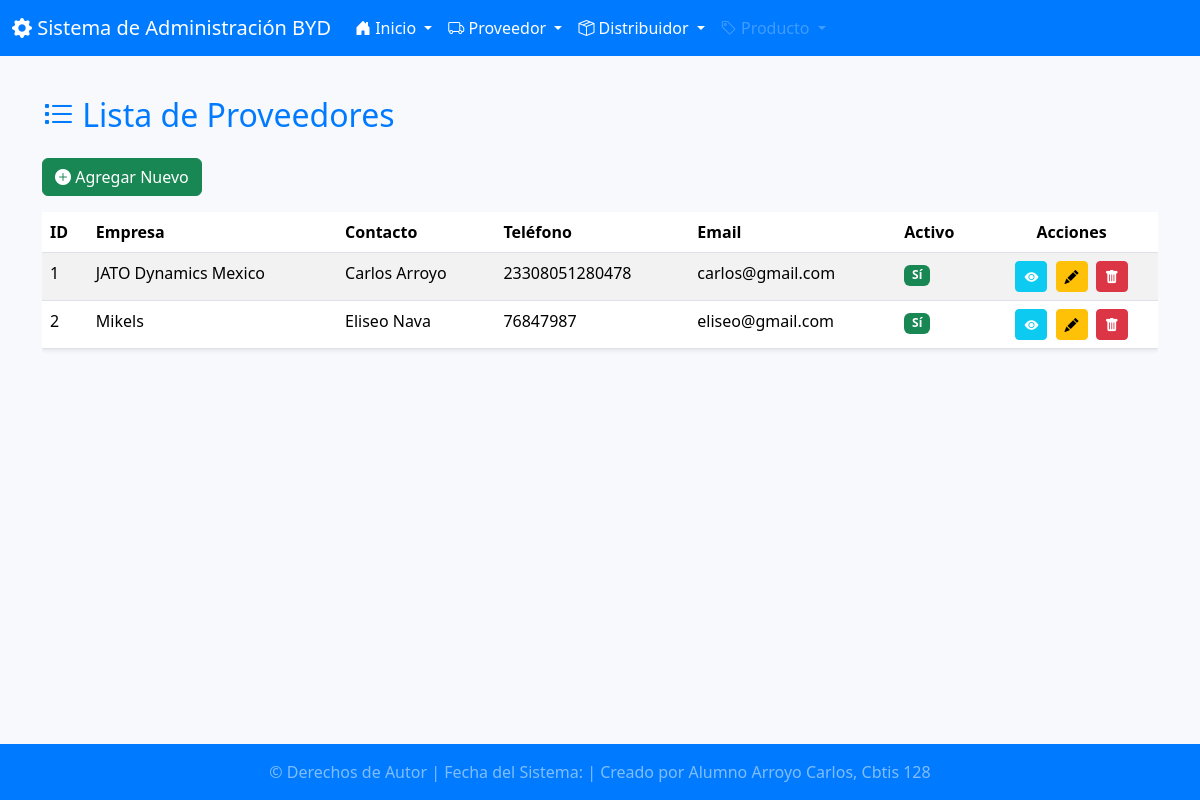
The page / on the database its author committed.
### app_Proveedor/models.py (models this page shows, shortened)
class Proveedor(models.Model):
    nombre_empresa = models.CharField(max_length=100, unique=True, verbose_name="Nombre de la Empresa")
    contacto_principal = models.CharField(max_length=100, verbose_name="Contacto Principal")
    telefono = models.CharField(max_length=15, blank=True, null=True)
    email = models.EmailField(unique=True)
    direccion = models.CharField(max_length=200, verbose_name="Dirección")
    fecha_registro = models.DateTimeField(auto_now_add=True, verbose_name="Fecha de Registro")
    activo = models.BooleanField(default=True)
    class Meta:
        verbose_name = "Proveedor"
        verbose_name_plural = "Proveedores"
        ordering = ['nombre_empresa']

### app_Proveedor/views.py (the view)
# urls.py: path('', views.inicio_proveedor, name='ver_proveedores'),
def inicio_proveedor(request):
    proveedores = Proveedor.objects.all().order_by('nombre_empresa')
    return render(request, 'proveedor/ver_proveedores.html', {'proveedores': proveedores})

### app_Proveedor/templates/proveedor/ver_proveedores.html (shortened to what this page needs)
{% extends "base.html" %}
{% block content %}
<h2 class="mb-4" style="color: #007bff;"><i class="bi bi-list-task"></i> Lista de Proveedores</h2>
<a href="{% url 'agregar_proveedor' %}" class="btn btn-success mb-3"><i class="bi bi-plus-circle-fill"></i> Agregar Nuevo</a>
{% if proveedores %}
<div class="table-responsive">
    <table class="table table-hover table-striped shadow-sm">
        <thead class="text-white" style="background-color: #007bff;">
            <tr>
                <th>ID</th>
                <th>Empresa</th>
                <th>Contacto</th>
                <th>Teléfono</th>
                <th>Email</th>
                <th>Activo</th>
                <th class="text-center">Acciones</th>
            </tr>
        </thead>
        <tbody>
            {% for p in proveedores %}
            <tr>
                <td>{{ p.id }}</td>
                <td>{{ p.nombre_empresa }}</td>
                <td>{{ p.contacto_principal }}</td>
                <td>{{ p.telefono|default_if_none:"N/A" }}</td>
                <td>{{ p.email }}</td>
                <td>
                    {% if p.activo %}
                        <span class="badge bg-success">Sí</span>
                    {% else %}
                        <span class="badge bg-danger">No</span>
                    {% endif %}
                </td>
                <td class="text-center">
                    <a href="{% url 'actualizar_proveedor' p.id %}" class="btn btn-sm btn-info text-white me-1" title="Ver/Editar"><i class="bi bi-eye-fill"></i></a>
                    <a href="{% url 'actualizar_proveedor' p.id %}" class="btn btn-sm btn-warning me-1" title="Editar"><i class="bi bi-pencil-fill"></i></a>
                    <a href="{% url 'borrar_proveedor' p.id %}" class="btn btn-sm btn-danger" title="Borrar"><i class="bi bi-trash-fill"></i></a>
                </td>
            </tr>
            {% endfor %}
        </tbody>
    </table>
</div>
{% else %}
<div class="alert alert-warning">
    No se encontraron proveedores registrados.
</div>
{% endif %}
{% endblock %}

### app_Proveedor/templates/base.html (shortened to what this page needs)
<!DOCTYPE html>
<html lang="es">
<head>
    <link href="https://cdn.jsdelivr.net/npm/bootstrap@5.3.3/dist/css/bootstrap.min.css" rel="stylesheet">
</head>
<body>
    {% include "header.html" %}
    <div class="content-wrap">
        <main class="container">
            {% block content %}
            {% endblock %}
        </main>
    </div>
    {% include "footer.html" %}
</body>
</html>

### app_Proveedor/templates/header.html
{% include "navbar.html" %}

### app_Proveedor/templates/navbar.html (shortened to what this page needs)
<nav class="navbar navbar-expand-lg navbar-dark" style="background-color: #007bff;">
    <div class="container-fluid">
        <a class="navbar-brand" href="{% url 'inicio' %}">
            <i class="bi bi-gear-fill"></i> Sistema de Administración BYD
        </a>
        <div class="collapse navbar-collapse" id="navbarNavDropdown">
            <ul class="navbar-nav me-auto mb-2 mb-lg-0">
                <li class="nav-item">
                    <a class="nav-link dropdown-toggle active" href="{% url 'inicio' %}">
                        <i class="bi bi-house-door-fill"></i> Inicio
                    </a>
                </li>
                <li class="nav-item dropdown">
                    <a class="nav-link dropdown-toggle active" href="#" role="button" data-bs-toggle="dropdown">
                        <i class="bi bi-truck"></i> Proveedor
                    </a>
                </li>
                <li class="nav-item dropdown">
                    <a class="nav-link dropdown-toggle active" href="#" role="button" data-bs-toggle="dropdown">
                        <i class="bi bi-box-seam"></i> Distribuidor
                    </a>
                </li>
                <li class="nav-item dropdown">
                    <a class="nav-link dropdown-toggle disabled" href="#" role="button" data-bs-toggle="dropdown">
                        <i class="bi bi-tag"></i> Producto
                    </a>
                </li>
            </ul>
        </div>
    </div>
    <link rel="stylesheet" href="https://cdn.jsdelivr.net/npm/bootstrap-icons@1.11.3/font/bootstrap-icons.min.css">
</nav>

### app_Proveedor/templates/footer.html
<footer class="footer mt-auto py-3 fixed-bottom text-white" style="background-color: #007bff;">
    <div class="container text-center">
        <span class="text-white-50">
            &copy; Derechos de Autor {{ "now"|date:"Y" }} |
            Fecha del Sistema: {{ "now"|date:"d/m/Y H:i:s" }} |
            Creado por Alumno Arroyo Carlos, Cbtis 128
        </span>
    </div>
</footer>

### app_Proveedor/templates/base.html (style rules this page uses)
body { display: flex; flex-direction: column; min-height: 100vh; background-color: #f7f9fc; }
.content-wrap { flex: 1; padding-top: 20px; padding-bottom: 80px; }
main { padding: 20px; }

### rows shown on the page
Proveedor: id "1", nombre_empresa "JATO Dynamics Mexico", contacto_principal "Carlos Arroyo", telefono "23308051280478", email "carlos@gmail.com", activo "Sí"
Proveedor: id "2", nombre_empresa "Mikels", contacto_principal "Eliseo Nava", telefono "76847987", email "eliseo@gmail.com", activo "Sí"
